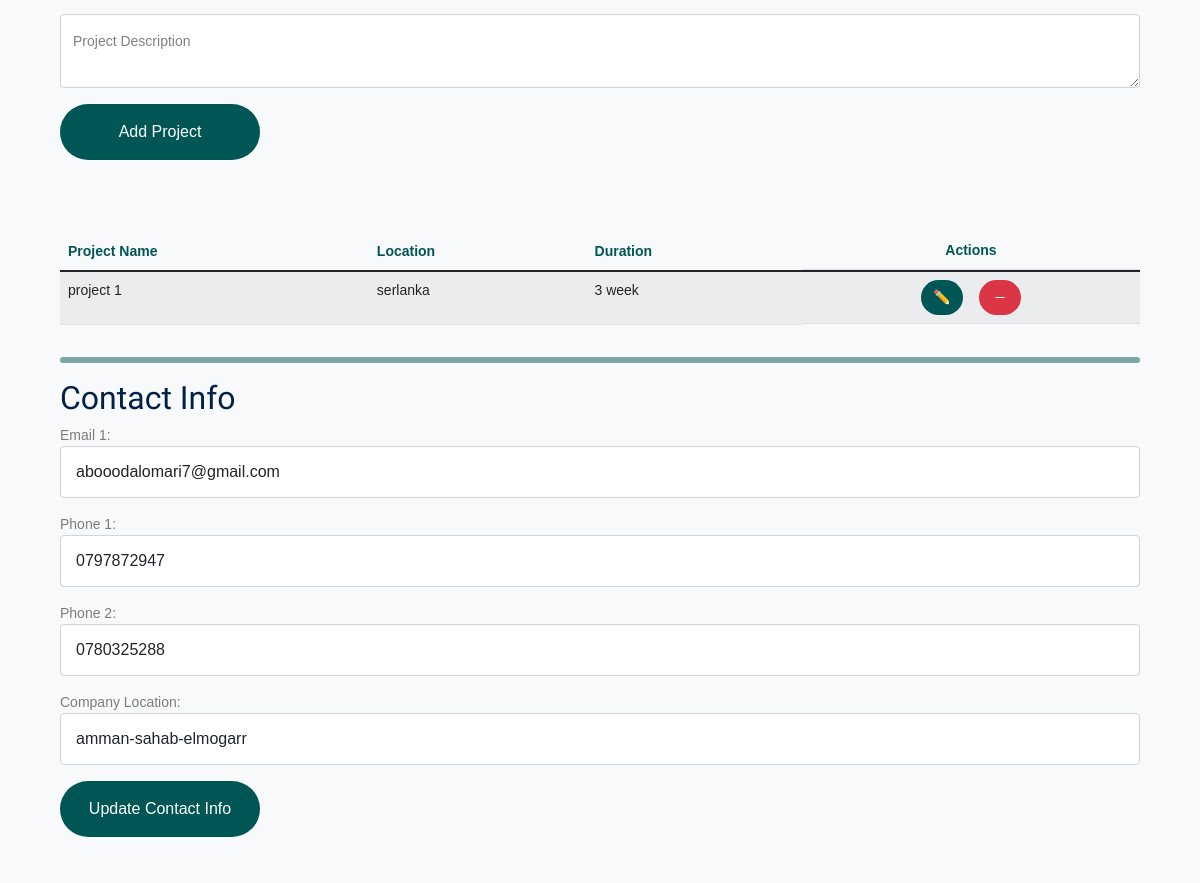
Before: /admin_panl/ (signed in, middle part) with the older database file.
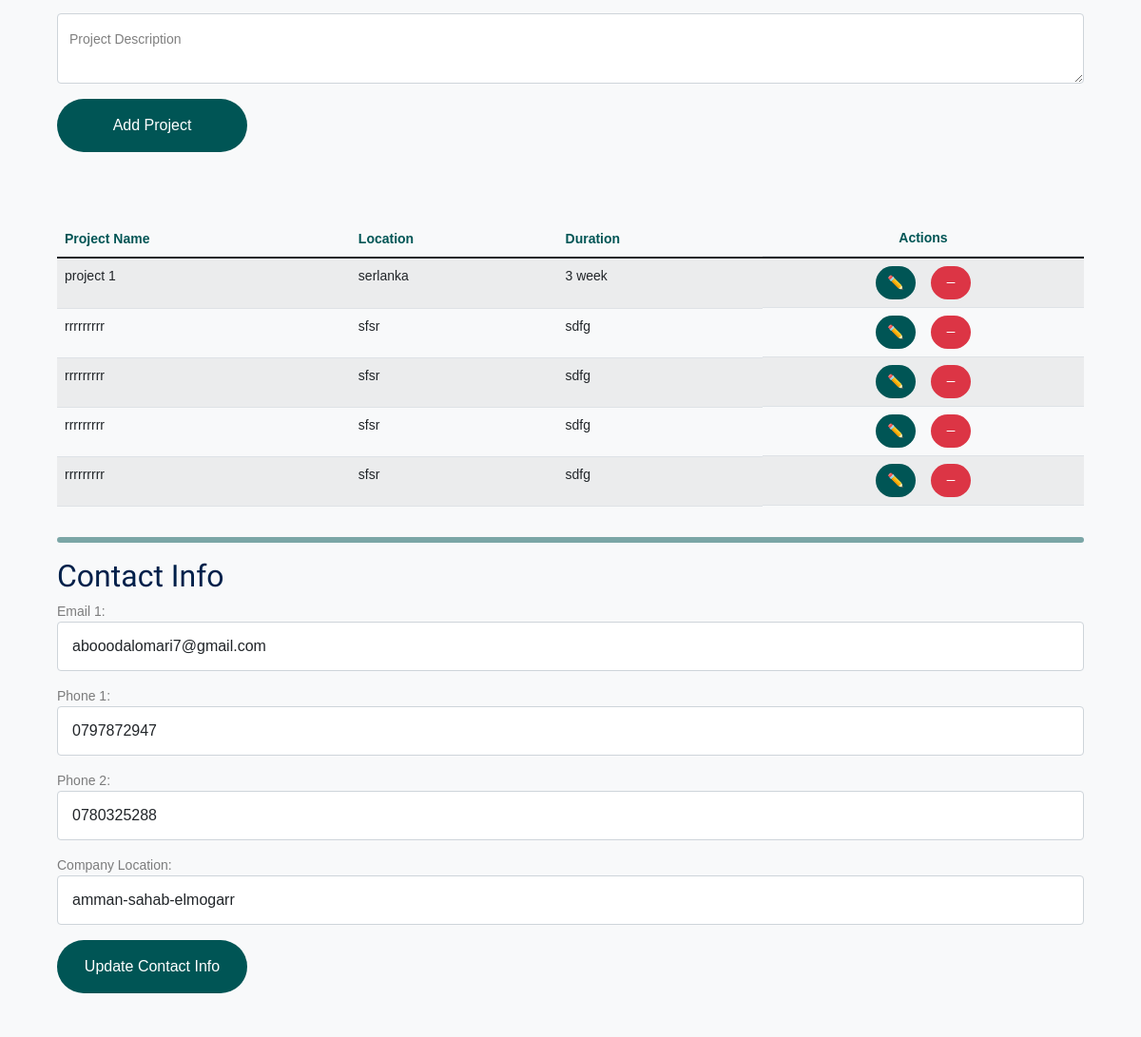
After: the same page with the newer database file.
### projects/models.py (models this page shows)
class Project(models.Model):
    name = models.CharField(max_length=100)
    location=models.CharField(max_length=100)
    duration=models.CharField(max_length=20)
    description = models.TextField()

### admin_panl/views.py (the view)
# urls.py: path('', AdminPanel.as_view(), name='adminpan'),
@method_decorator(login_required, name='dispatch')
class AdminPanel(View):
      template_name ='admin_pan.html'
      def get(self,request):
         admins= CustomAdmin.objects.all()
         projects = Project.objects.all()
         contact = ContactInfo.get_solo_instance()
         context={
              'admins':admins,
            'contact':contact,
            'projects':projects
        }
         return render(request,self.template_name,context)

### admin_panl/models.py (called while the page is built)
     @staticmethod
     def get_solo_instance():
        instance, created =ContactInfo.objects.get_or_create(id=1)
        return instance

### admin_panl/templates/admin_pan.html (shortened to what this page needs)
{% extends "base.html" %}
{% load static %}
{% block head %}
<link rel="stylesheet" href="{% static 'css/admin.css' %}">
{% endblock %}
{% block content%}
<div class="container-fluid pt-5 mt-5 ">
    <main class="m-5">
        <section class="mb-4">
            <form class="d-flex flex-column gap-3" id="new-project-form" enctype="multipart/form-data">
                <div class="form-floating">
                    <textarea class="form-control" placeholder="Leave a comment here" id="project_Description"
                        name="project_Description" style="height: 100px"></textarea>
                    <label for="floatingTextarea2">Project Description</label>
                </div>
                <button type="submit " class="btn btn-primary p-3" style="width:200px">Add Project</button>
            </form>
        </section>
        <section class="overflow-auto">
            <table class="table table-striped table-hover mt-5 ">
                <thead>
                    <tr style="color: #005555;">
                        <th scope="col">Project Name</th>
                        <th scope="col">Location</th>
                        <th scope="col">Duration</th>
                        <th class="d-flex justify-content-center" scope="col">Actions</th>
                    </tr>
                </thead>
                <tbody id="projects-table-body" class="projects-table">
                    {% for project in projects %}
                    <tr id="project-{{ project.id }}">
                        <td>{{ project.name }}</td>
                        <td>{{ project.location }}</td>
                        <td>{{ project.duration }}</td>
                        <td class=" d-flex gap-3 justify-content-center">
                            <button class="btn btn-sm btn-primary edit-btn" data-id="{{ project.id }}">
                                 ✏️
                            </button>
                            <button class="btn btn-sm btn-danger delete-btn" data-id="{{ project.id }}">
                                 <svg xmlns="http://www.w3.org/2000/svg" width="18"
                                    height="25" fill="currentColor" class="bi bi-dash" viewBox="0 0 16 16">
                                    <path d="M4 8a.5.5 0 0 1 .5-.5h7a.5.5 0 0 1 0 1h-7A.5.5 0 0 1 4 8" />
                                </svg>
                            </button>
                        </td>
                    </tr>
                    {% endfor %}
                </tbody>
            </table>
        </section>
        <hr class="border border-secondary rounded border-3 opacity-50">
        <section class="mt-3">
            <h2>Contact Info</h2>
            <form method="POST" class="d-flex flex-column gap-3" id="contact-info-form">
                <div class="form-group">
                    <label for="email-1">Email 1:</label>
                    <input type="email" class="form-control" id="email1" name="email1" value="{{ contact.email }}"
                        required>
                </div>
                <div class="form-group">
                    <label for="phone-1">Phone 1:</label>
                    <input type="tel" class="form-control" id="phone1" name="phone1" value="{{ contact.phone1 }}"
                        required>
                </div>
                <div class="form-group">
                    <label for="phone-2">Phone 2:</label>
                    <input type="tel" class="form-control" id="phone2" name="phone2" value="{{ contact.phone2 }}">
                </div>
                <div class="form-group">
                    <label for="address">Company Location:</label>
                    <input type="text" class="form-control" id="address" name="address" value="{{ contact.address }}"
                        required>
                </div>
                <button type="submit" class="btn btn-primary fs-7 p-3" style="width:200px">Update Contact Info</button>
            </form>
        </section>
    </main>
</div>
{% endblock %}

Changed rows visible on the page:
added Project: name "rrrrrrrrr", location "sfsr", duration "sdfg"
added Project: name "rrrrrrrrr", location "sfsr", duration "sdfg"
added Project: name "rrrrrrrrr", location "sfsr", duration "sdfg"
added Project: name "rrrrrrrrr", location "sfsr", duration "sdfg"
